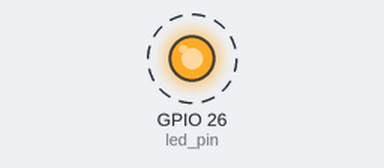
The program below on a simulated Raspberry Pi (BCM pin numbers). On the bench: output pins drawn as LEDs (lit = HIGH). Dashed ring = blinking.

Above: at 0.05 s.
Timing chart, 0 to 3.0 s (numbered marks = the images above):
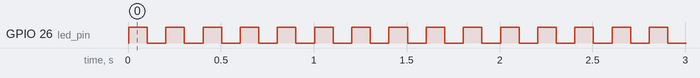

Measured:
- by itself, GPIO 26 (led_pin): alternates HIGH for 0.10 s and LOW for 0.10 s

The program:

main1.py
```python
import pigpio
from time import sleep

if __name__ == "__main__":
  IP = "192.168.7.102"
  pi = pigpio.pi(IP)

  if not pi.connected:
    print("원격 접속 실패")
    exit()

  try:
    led_pin = 26
    pi.set_mode(led_pin, pigpio.OUTPUT)

    while True:
      pi.write(led_pin, 1)
      sleep(0.1)
      pi.write(led_pin, 0)
      sleep(0.1)

  except KeyboardInterrupt:
    pass

  finally:
    pi.stop()
```
